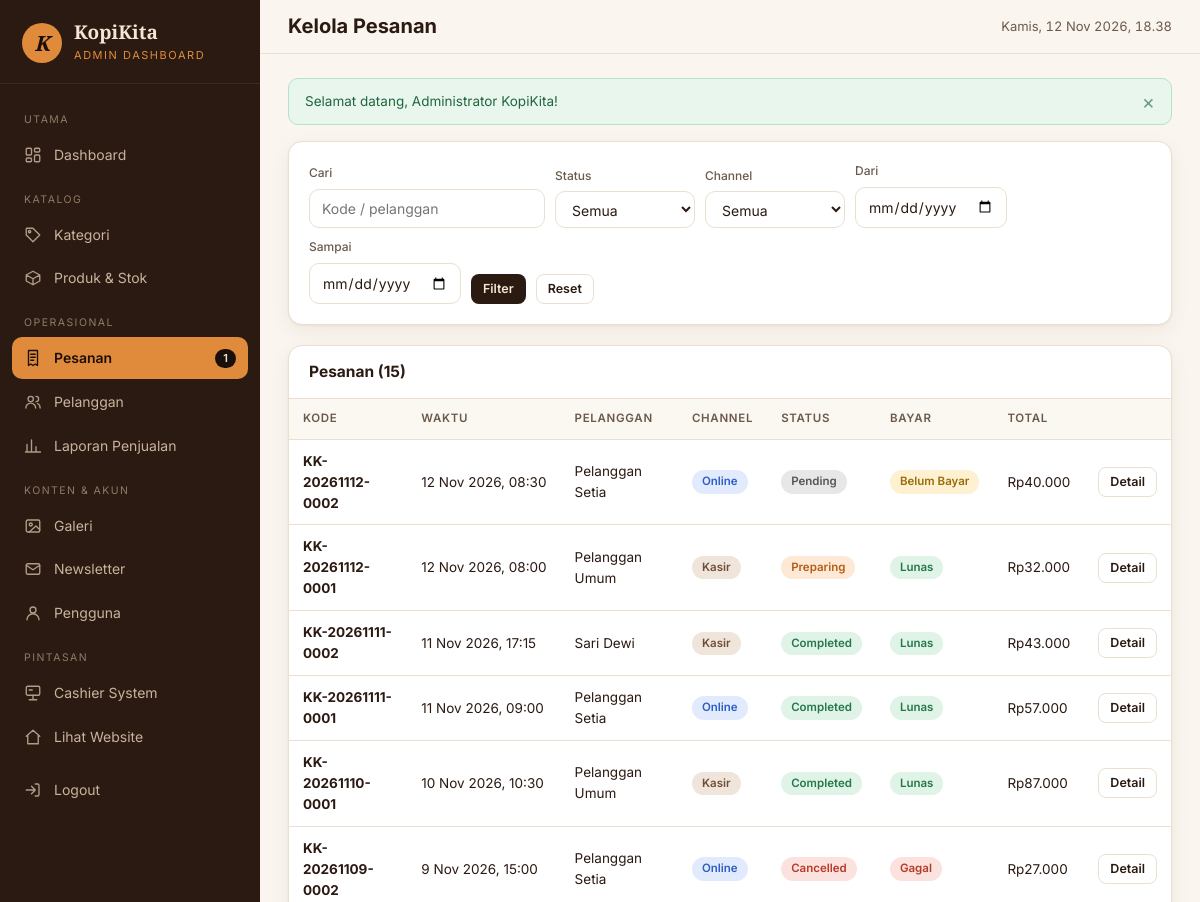
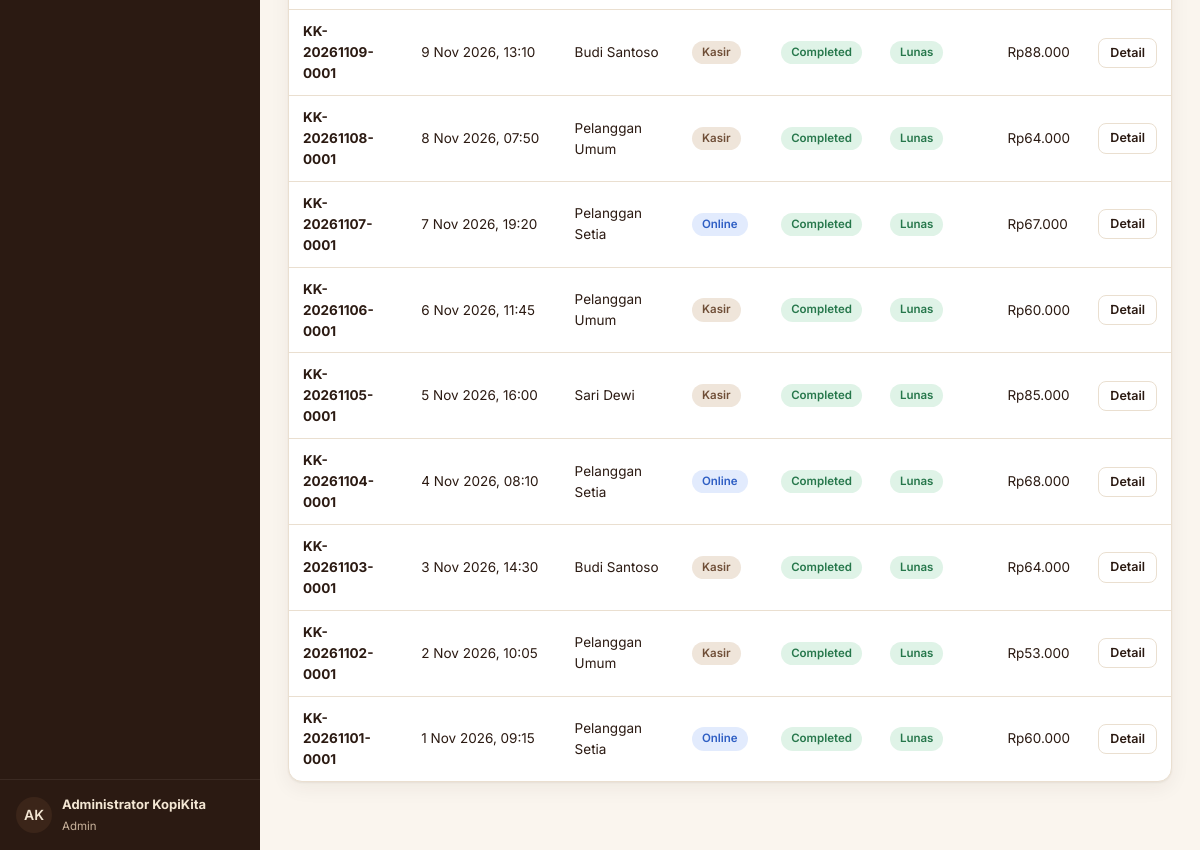
The app's page /admin/orders/index.php (signed in) with its own data (2 pictures, top to bottom).
### tables this page shows
CREATE TABLE `users` (
  `id`            BIGINT UNSIGNED NOT NULL AUTO_INCREMENT,
  `name`          VARCHAR(100) NOT NULL,
  `username`      VARCHAR(50)  NOT NULL,
  `email`         VARCHAR(150) NOT NULL,
  `password`      VARCHAR(255) NOT NULL,
  `role`          ENUM('admin','cashier','customer') NOT NULL DEFAULT 'customer',
  `avatar`        VARCHAR(255) NULL,
  `is_active`     TINYINT(1)   NOT NULL DEFAULT 1,
  `last_login_at` DATETIME     NULL,
  `created_at`    DATETIME     NOT NULL,
  `updated_at`    DATETIME     NOT NULL,
  PRIMARY KEY (`id`),
  UNIQUE KEY `uq_users_username` (`username`),
  UNIQUE KEY `uq_users_email` (`email`),
  KEY `idx_users_role` (`role`)
);

CREATE TABLE `orders` (
  `id`              BIGINT UNSIGNED NOT NULL AUTO_INCREMENT,
  `order_code`      VARCHAR(30) NOT NULL,
  `customer_id`     BIGINT UNSIGNED NOT NULL,
  `processed_by`    BIGINT UNSIGNED NULL,
  `order_channel`   ENUM('online','cashier') NOT NULL DEFAULT 'online',
  `order_type`      ENUM('dine_in','takeaway') NOT NULL,
  `table_number`    VARCHAR(10) NULL,
  `order_status`    ENUM('pending','confirmed','preparing','ready','completed','cancelled') NOT NULL DEFAULT 'pending',
  `subtotal`        DECIMAL(12,2) NOT NULL,
  `discount_amount` DECIMAL(12,2) NOT NULL DEFAULT 0,
  `total_amount`    DECIMAL(12,2) NOT NULL,
  `notes`           TEXT NULL,
  `cancel_reason`   VARCHAR(255) NULL,
  `stock_deducted`  TINYINT(1) NOT NULL DEFAULT 0,
  `ordered_at`      DATETIME NOT NULL,
  `completed_at`    DATETIME NULL,
  `updated_at`      DATETIME NOT NULL,
  PRIMARY KEY (`id`),
  UNIQUE KEY `uq_orders_code` (`order_code`),
  KEY `idx_orders_customer` (`customer_id`),
  KEY `idx_orders_processed_by` (`processed_by`),
  KEY `idx_orders_status` (`order_status`),
  KEY `idx_orders_ordered_at` (`ordered_at`),
  KEY `idx_orders_channel` (`order_channel`),
  CONSTRAINT `fk_orders_customer` FOREIGN KEY (`customer_id`) REFERENCES `customers` (`id`)
    ON UPDATE CASCADE ON DELETE RESTRICT,
  CONSTRAINT `fk_orders_processed_by` FOREIGN KEY (`processed_by`) REFERENCES `users` (`id`)
    ON UPDATE CASCADE ON DELETE SET NULL
);

CREATE TABLE `customers` (
  `id`         BIGINT UNSIGNED NOT NULL AUTO_INCREMENT,
  `user_id`    BIGINT UNSIGNED NULL,
  `name`       VARCHAR(100) NOT NULL,
  `phone`      VARCHAR(25)  NULL,
  `email`      VARCHAR(150) NULL,
  `address`    TEXT         NULL,
  `created_at` DATETIME     NOT NULL,
  `updated_at` DATETIME     NOT NULL,
  PRIMARY KEY (`id`),
  UNIQUE KEY `uq_customers_user` (`user_id`),
  KEY `idx_customers_name` (`name`),
  CONSTRAINT `fk_customers_user` FOREIGN KEY (`user_id`) REFERENCES `users` (`id`)
    ON UPDATE CASCADE ON DELETE SET NULL
);

CREATE TABLE `sales` (
  `id`               BIGINT UNSIGNED NOT NULL AUTO_INCREMENT,
  `order_id`         BIGINT UNSIGNED NOT NULL,
  `invoice_number`   VARCHAR(30) NOT NULL,
  `cashier_id`       BIGINT UNSIGNED NULL,
  `payment_method`   ENUM('cash','qris','bank_transfer') NOT NULL,
  `amount_due`       DECIMAL(12,2) NOT NULL,
  `amount_paid`      DECIMAL(12,2) NOT NULL DEFAULT 0,
  `change_amount`    DECIMAL(12,2) NOT NULL DEFAULT 0,
  `payment_status`   ENUM('pending','paid','failed','refunded') NOT NULL DEFAULT 'pending',
  `reference_number` VARCHAR(100) NULL,
  `paid_at`          DATETIME NULL,
  `created_at`       DATETIME NOT NULL,
  `updated_at`       DATETIME NOT NULL,
  PRIMARY KEY (`id`),
  UNIQUE KEY `uq_sales_order` (`order_id`),
  UNIQUE KEY `uq_sales_invoice` (`invoice_number`),
  KEY `idx_sales_cashier` (`cashier_id`),
  KEY `idx_sales_status` (`payment_status`),
  CONSTRAINT `fk_sales_order` FOREIGN KEY (`order_id`) REFERENCES `orders` (`id`)
    ON UPDATE CASCADE ON DELETE CASCADE,
  CONSTRAINT `fk_sales_cashier` FOREIGN KEY (`cashier_id`) REFERENCES `users` (`id`)
    ON UPDATE CASCADE ON DELETE SET NULL
);

### config/database.php (called while the page is built, shortened)
<?php
function db(): PDO
{
    static $pdo = null;
    if ($pdo instanceof PDO) {
        return $pdo;
    }
    $dsn = 'mysql:host=' . DB_HOST . ';port=' . DB_PORT . ';dbname=' . DB_NAME . ';charset=utf8mb4';
    try {
        $pdo = new PDO($dsn, DB_USER, DB_PASS, [
            PDO::ATTR_ERRMODE            => PDO::ERRMODE_EXCEPTION,
            PDO::ATTR_DEFAULT_FETCH_MODE => PDO::FETCH_ASSOC,
            PDO::ATTR_EMULATE_PREPARES   => false,
        ]);
        $offset = (new DateTime('now', new DateTimeZone(date_default_timezone_get())))->format('P');
        $pdo->exec("SET time_zone = '" . $offset . "'");
    } catch (PDOException $e) {
        http_response_code(500);
        $msg = defined('APP_DEBUG') && APP_DEBUG ? $e->getMessage() : 'Tidak dapat terhubung ke database.';
        exit('<h1>Koneksi database gagal</h1><p>' . htmlspecialchars($msg, ENT_QUOTES, 'UTF-8')
            . '</p><p>Pastikan MySQL XAMPP berjalan dan database <code>kopikita_db</code> sudah di-import.</p>');
    }
    return $pdo;
}

### includes/auth.php (called while the page is built, shortened)
<?php
require_once __DIR__ . '/../config/database.php';
require_once __DIR__ . '/functions.php';
function current_user(): ?array
{
    static $user = false;
    if ($user !== false) {
        return $user;
    }
    $st = db()->prepare('SELECT u.id, u.name, u.username, u.email, u.role, u.avatar, u.is_active, c.id AS customer_id
                         FROM users u LEFT JOIN customers c ON c.user_id = u.id WHERE u.id = ? LIMIT 1');
    $st->execute([$_SESSION['user_id']]);
    $row = $st->fetch();
    $user = $row;
    return $user;
}
function require_login(): array
{
    $u = current_user();
    return $u;
}
function require_role(array $roles): array
{
    $u = require_login();
    return $u;
}

### admin/orders/index.php (the view, shortened to what this page needs)
<?php
require_once __DIR__ . '/../../includes/auth.php';
require_role(['admin']);
$pdo = db();
$status = (string) ($_GET['status'] ?? '');
$channel = (string) ($_GET['channel'] ?? '');
$from = (string) ($_GET['from'] ?? '');
$to = (string) ($_GET['to'] ?? '');
$q = trim((string) ($_GET['q'] ?? ''));
$validDate = fn($d) => (bool) preg_match('/^\d{4}-\d{2}-\d{2}$/', $d);
$where = ['1=1'];
$args = [];
if (isset(ORDER_STATUSES[$status])) { $where[] = 'o.order_status = ?'; $args[] = $status; } else { $status = ''; }
if (isset(ORDER_CHANNELS[$channel])) { $where[] = 'o.order_channel = ?'; $args[] = $channel; } else { $channel = ''; }
if ($validDate($from)) { $where[] = 'DATE(o.ordered_at) >= ?'; $args[] = $from; } else { $from = ''; }
if ($validDate($to)) { $where[] = 'DATE(o.ordered_at) <= ?'; $args[] = $to; } else { $to = ''; }
$cond = implode(' AND ', $where);
$cnt = $pdo->prepare("SELECT COUNT(*) FROM orders o JOIN customers c ON c.id = o.customer_id WHERE $cond");
$cnt->execute($args);
$pg = paginate((int) $cnt->fetchColumn(), 15);
$st = $pdo->prepare("SELECT o.*, c.name AS customer_name, s.payment_status FROM orders o JOIN customers c ON c.id = o.customer_id
        LEFT JOIN sales s ON s.order_id = o.id WHERE $cond ORDER BY o.ordered_at DESC, o.id DESC LIMIT {$pg['limit']} OFFSET {$pg['offset']}");
$st->execute($args);
$rows = $st->fetchAll();
$pageTitle = 'Kelola Pesanan';
require __DIR__ . '/../../includes/admin-header.php';
?>
<div class="card mb-3"><div class="card-body">
    <form class="filter-bar" method="get">
        <div class="form-group"><label class="form-label" for="q">Cari</label><input class="form-control" id="q" name="q" value="<?= e($q) ?>" placeholder="Kode / pelanggan"></div>
        <div class="form-group"><label class="form-label" for="status">Status</label><select class="form-control" id="status" name="status"><option value="">Semua</option>
            <?php foreach (ORDER_STATUSES as $k => $l): ?><option value="<?= e($k) ?>" <?= $status === $k ? 'selected' : '' ?>><?= e($l) ?></option><?php endforeach; ?></select></div>
        <div class="form-group"><label class="form-label" for="channel">Channel</label><select class="form-control" id="channel" name="channel"><option value="">Semua</option>
            <?php foreach (ORDER_CHANNELS as $k => $l): ?><option value="<?= e($k) ?>" <?= $channel === $k ? 'selected' : '' ?>><?= e($l) ?></option><?php endforeach; ?></select></div>
        <div class="form-group"><label class="form-label" for="from">Dari</label><input type="date" class="form-control" id="from" name="from" value="<?= e($from) ?>"></div>
        <div class="form-group"><label class="form-label" for="to">Sampai</label><input type="date" class="form-control" id="to" name="to" value="<?= e($to) ?>"></div>
        <button class="btn btn-dark btn-sm" type="submit">Filter</button>
        <a class="btn btn-outline btn-sm" href="<?= e(url('admin/orders/index.php')) ?>">Reset</a>
    </form>
</div></div>
<div class="card">
    <div class="card-header"><h2>Pesanan (<?= (int) $pg['total'] ?>)</h2></div>
    <div class="table-wrap"><table class="table">
        <thead><tr><th>Kode</th><th>Waktu</th><th>Pelanggan</th><th>Channel</th><th>Status</th><th>Bayar</th><th class="text-right">Total</th><th></th></tr></thead>
        <tbody>
        <?php foreach ($rows as $r): ?>
            <tr><td><strong><?= e($r['order_code']) ?></strong></td><td class="nowrap"><?= e(tanggal($r['ordered_at'])) ?></td><td><?= e($r['customer_name']) ?></td>
                <td><span class="badge badge-<?= e($r['order_channel']) ?>"><?= e(ORDER_CHANNELS[$r['order_channel']]) ?></span></td>
                <td><?= status_badge($r['order_status']) ?></td><td><?= payment_badge($r['payment_status']) ?></td>
                <td class="text-right nowrap"><?= e(rupiah($r['total_amount'])) ?></td>
                <td><a class="btn btn-outline btn-sm" href="<?= e(url('admin/orders/show.php?id=' . $r['id'])) ?>">Detail</a></td></tr>
        <?php endforeach; ?>
        </tbody>
    </table></div>
</div>
<?php require __DIR__ . '/../../includes/admin-footer.php'; ?>

### includes/admin-header.php (shortened to what this page needs)
<?php
$user = current_user();
$panel = $panel ?? 'admin';
$pendingCount = (int) db()->query("SELECT COUNT(*) FROM orders WHERE order_status IN ('pending')")->fetchColumn();
if (!isset($navItems)) {
    $navItems = [
        ['label' => 'Utama'],
        ['href' => 'admin/index.php', 'icon' => 'dashboard', 'text' => 'Dashboard', 'exact' => true],
        ['label' => 'Katalog'],
        ['href' => 'admin/categories/', 'icon' => 'tag', 'text' => 'Kategori'],
        ['href' => 'admin/products/', 'icon' => 'box', 'text' => 'Produk & Stok'],
        ['label' => 'Operasional'],
        ['href' => 'admin/orders/', 'icon' => 'receipt', 'text' => 'Pesanan', 'count' => $pendingCount],
        ['href' => 'admin/customers/', 'icon' => 'users', 'text' => 'Pelanggan'],
        ['href' => 'admin/reports/', 'icon' => 'chart', 'text' => 'Laporan Penjualan'],
        ['label' => 'Konten & Akun'],
        ['href' => 'admin/gallery/', 'icon' => 'image', 'text' => 'Galeri'],
        ['href' => 'admin/newsletter/', 'icon' => 'mail', 'text' => 'Newsletter'],
        ['href' => 'admin/users/', 'icon' => 'user', 'text' => 'Pengguna'],
        ['label' => 'Pintasan'],
        ['href' => 'cashier/index.php', 'icon' => 'pos', 'text' => 'Cashier System'],
        ['href' => 'index.php', 'icon' => 'home', 'text' => 'Lihat Website'],
    ];
}
$cur = current_path();
$isActive = function (array $it) use ($cur): bool {
    $target = url($it['href']);
    if (!empty($it['exact'])) {
        return $cur === $target;
    }
    return strpos($cur, rtrim($target, '/')) === 0 && !preg_match('#/index\.php$#', $it['href']);
};
?>
<!DOCTYPE html>
<html lang="id">
<head>
    <link rel="stylesheet" href="<?= e(asset('css/admin.css')) ?>">
</head>
<body class="panel-<?= e($panel) ?>">
<div class="app">
    <aside class="sidebar" id="sidebar">
        <a href="<?= e(url($panel === 'cashier' ? 'cashier/index.php' : 'admin/index.php')) ?>" class="sidebar-brand">
            <span class="logo">K</span>
            <span><strong>KopiKita</strong><small><?= $panel === 'cashier' ? 'Cashier System' : 'Admin Dashboard' ?></small></span>
        </a>
        <nav class="sidebar-nav" aria-label="Menu panel">
            <?php foreach ($navItems as $it): ?>
                <?php if (isset($it['label'])): ?>
                    <div class="label"><?= e($it['label']) ?></div>
                <?php else: ?>
                    <a href="<?= e(url($it['href'])) ?>" class="<?= $isActive($it) ? 'active' : '' ?>">
                        <?= icon($it['icon']) ?> <span><?= e($it['text']) ?></span>
                        <?php if (!empty($it['count'])): ?><span class="count"><?= (int) $it['count'] ?></span><?php endif; ?>
                    </a>
                <?php endif; ?>
            <?php endforeach; ?>
            <form action="<?= e(url('logout.php')) ?>" method="post" class="mt-2">
                <button type="submit"><?= icon('logout') ?> <span>Logout</span></button>
            </form>
        </nav>
        <div class="sidebar-foot">
            <span class="avatar"><?= e(initials($user['name'])) ?></span>
            <span><strong><?= e($user['name']) ?></strong><small><?= e(ROLE_LABELS[$user['role']]) ?></small></span>
        </div>
    </aside>
    <div class="main">
        <header class="topbar">
            <div>
                <h1><?= e($pageTitle ?? 'Dashboard') ?></h1>
            </div>
            <span class="clock" id="clock"><?= e(tanggal(now())) ?></span>
        </header>
        <div class="content">
            <?= render_flashes() ?>

### includes/functions.php (shortened to what this page needs)
<?php
function e($value): string
{
    return htmlspecialchars((string) ($value ?? ''), ENT_QUOTES | ENT_SUBSTITUTE, 'UTF-8');
}
function rupiah($amount): string
{
    $amount = (float) $amount;
    $prefix = $amount < 0 ? '-Rp' : 'Rp';
    return $prefix . number_format(abs($amount), 0, ',', '.');
}
function tanggal($datetime, bool $withTime = true): string
{
    $bulan = [1 => 'Jan', 'Feb', 'Mar', 'Apr', 'Mei', 'Jun', 'Jul', 'Agu', 'Sep', 'Okt', 'Nov', 'Des'];
    $ts = strtotime((string) $datetime);
    $out = date('j', $ts) . ' ' . $bulan[(int) date('n', $ts)] . ' ' . date('Y', $ts);
    return $withTime ? $out . ', ' . date('H:i', $ts) : $out;
}
function url(string $path = ''): string
{
    return BASE_URL . '/' . ltrim($path, '/');
}
function asset(string $path): string
{
    $file = APP_ROOT . '/assets/' . ltrim($path, '/');
    $ver = is_file($file) ? '?v=' . filemtime($file) : '';
    return url('assets/' . ltrim($path, '/')) . $ver;
}
function current_path(): string
{
    return strtok($_SERVER['REQUEST_URI'] ?? '/', '?');
}
function get_flashes(): array
{
    $f = $_SESSION['flash'] ?? [];
    return $f;
}
function render_flashes(): string
{
    $html = '';
    foreach (get_flashes() as $f) {
        $html .= '<div class="alert alert-' . e($f['type']) . '" role="alert">' . e($f['message'])
            . '<button type="button" class="alert-close" aria-label="Tutup">&times;</button></div>';
    }
    return $html;
}
function status_badge(string $status): string
{
    $label = ORDER_STATUSES[$status] ?? ucfirst($status);
    return '<span class="badge badge-' . e($status) . '">' . e($label) . '</span>';
}
function payment_badge(?string $status): string
{
    $status = $status ?: 'pending';
    $label = PAYMENT_STATUSES[$status] ?? ucfirst($status);
    return '<span class="badge badge-pay-' . e($status) . '">' . e($label) . '</span>';
}
function icon(string $name, string $class = ''): string
{
    $p = $paths[$name] ?? $paths['coffee'];
    return '<svg class="' . e($class) . '" viewBox="0 0 24 24" fill="none" stroke="currentColor" stroke-width="1.8" stroke-linecap="round" stroke-linejoin="round" aria-hidden="true">' . $p . '</svg>';
}
function initials(string $name): string
{
    $parts = preg_split('/\s+/', trim($name));
    $s = mb_substr($parts[0] ?? 'K', 0, 1) . (isset($parts[1]) ? mb_substr($parts[1], 0, 1) : '');
    return mb_strtoupper($s);
}
function paginate(int $total, int $perPage = 15): array
{
    $page = max(1, (int) ($_GET['page'] ?? 1));
    $pages = max(1, (int) ceil($total / $perPage));
    $page = min($page, $pages);
    return ['page' => $page, 'pages' => $pages, 'offset' => ($page - 1) * $perPage, 'limit' => $perPage, 'total' => $total];
}

### records on screen
users: name "AK", name "Administrator KopiKita", role "Admin"
orders: order_code "KK-20261112-0002", ordered_at "12 Nov 2026, 08:30", customer.name "Pelanggan Setia", order_channel "Online", order_status "Pending", sales.payment_status "Belum Bayar", total_amount "Rp40.000"
orders: order_code "KK-20261112-0001", ordered_at "12 Nov 2026, 08:00", customer.name "Pelanggan Umum", order_channel "Kasir", order_status "Preparing", sales.payment_status "Lunas", total_amount "Rp32.000"
orders: order_code "KK-20261111-0002", ordered_at "11 Nov 2026, 17:15", customer.name "Sari Dewi", order_channel "Kasir", order_status "Completed", sales.payment_status "Lunas", total_amount "Rp43.000"
orders: order_code "KK-20261111-0001", ordered_at "11 Nov 2026, 09:00", customer.name "Pelanggan Setia", order_channel "Online", order_status "Completed", sales.payment_status "Lunas", total_amount "Rp57.000"
orders: order_code "KK-20261110-0001", ordered_at "10 Nov 2026, 10:30", customer.name "Pelanggan Umum", order_channel "Kasir", order_status "Completed", sales.payment_status "Lunas", total_amount "Rp87.000"
orders: order_code "KK-20261109-0002", ordered_at "9 Nov 2026, 15:00", customer.name "Pelanggan Setia", order_channel "Online", order_status "Cancelled", sales.payment_status "Gagal", total_amount "Rp27.000"
orders: order_code "KK-20261109-0001", ordered_at "9 Nov 2026, 13:10", customer.name "Budi Santoso", order_channel "Kasir", order_status "Completed", sales.payment_status "Lunas", total_amount "Rp88.000"
orders: order_code "KK-20261108-0001", ordered_at "8 Nov 2026, 07:50", customer.name "Pelanggan Umum", order_channel "Kasir", order_status "Completed", sales.payment_status "Lunas", total_amount "Rp64.000"
orders: order_code "KK-20261107-0001", ordered_at "7 Nov 2026, 19:20", customer.name "Pelanggan Setia", order_channel "Online", order_status "Completed", sales.payment_status "Lunas", total_amount "Rp67.000"
orders: order_code "KK-20261106-0001", ordered_at "6 Nov 2026, 11:45", customer.name "Pelanggan Umum", order_channel "Kasir", order_status "Completed", sales.payment_status "Lunas", total_amount "Rp60.000"
orders: order_code "KK-20261105-0001", ordered_at "5 Nov 2026, 16:00", customer.name "Sari Dewi", order_channel "Kasir", order_status "Completed", sales.payment_status "Lunas", total_amount "Rp85.000"
orders: order_code "KK-20261104-0001", ordered_at "4 Nov 2026, 08:10", customer.name "Pelanggan Setia", order_channel "Online", order_status "Completed", sales.payment_status "Lunas", total_amount "Rp68.000"
orders: order_code "KK-20261103-0001", ordered_at "3 Nov 2026, 14:30", customer.name "Budi Santoso", order_channel "Kasir", order_status "Completed", sales.payment_status "Lunas", total_amount "Rp64.000"
orders: order_code "KK-20261102-0001", ordered_at "2 Nov 2026, 10:05", customer.name "Pelanggan Umum", order_channel "Kasir", order_status "Completed", sales.payment_status "Lunas", total_amount "Rp53.000"
orders: order_code "KK-20261101-0001", ordered_at "1 Nov 2026, 09:15", customer.name "Pelanggan Setia", order_channel "Online", order_status "Completed", sales.payment_status "Lunas", total_amount "Rp60.000"

### other values on screen
$it['label'] "UTAMA"
$it['text'] "Dashboard"
$it['label'] "KATALOG"
$it['text'] "Kategori"
$it['text'] "Produk & Stok"
$it['label'] "OPERASIONAL"
$it['text'] "Pesanan"
$it['count'] "1"
$it['text'] "Pelanggan"
$it['text'] "Laporan Penjualan"
$it['label'] "KONTEN & AKUN"
$it['text'] "Galeri"
$it['text'] "Newsletter"
$it['text'] "Pengguna"
$it['label'] "PINTASAN"
